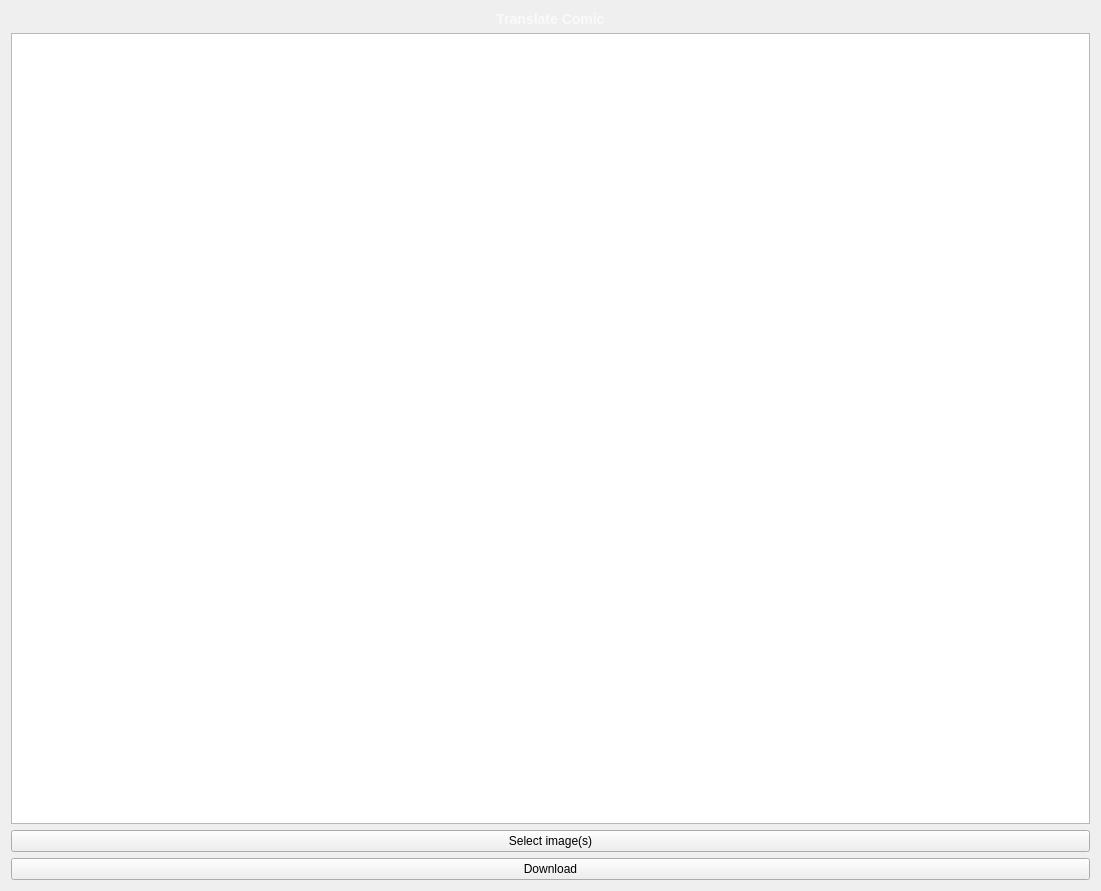
<?xml version="1.0" encoding="UTF-8"?>
<ui version="4.0">
 <class>ComicPopup</class>
 <widget class="QWidget" name="ComicPopup">
  <property name="geometry">
   <rect>
    <x>0</x>
    <y>0</y>
    <width>1101</width>
    <height>891</height>
   </rect>
  </property>
  <property name="windowTitle">
   <string>Translate Comic</string>
  </property>
  <layout class="QVBoxLayout" name="verticalLayout">
   <item>
    <widget class="QLabel" name="title_label">
     <property name="styleSheet">
      <string notr="true">font-weight: 600; font-size: 14px; color: #F8FAFC;</string>
     </property>
     <property name="text">
      <string>Translate Comic</string>
     </property>
     <property name="alignment">
      <set>Qt::AlignmentFlag::AlignCenter</set>
     </property>
    </widget>
   </item>
   <item>
    <widget class="QGraphicsView" name="graphicsView"/>
   </item>
   <item>
    <widget class="QPushButton" name="select_btn">
     <property name="text">
      <string>Select image(s)</string>
     </property>
    </widget>
   </item>
   <item>
    <widget class="QPushButton" name="download_btn">
     <property name="text">
      <string>Download</string>
     </property>
    </widget>
   </item>
  </layout>
 </widget>
 <resources/>
 <connections/>
</ui>
